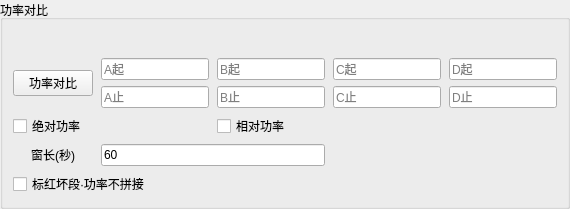
          <widget class="QGroupBox" name="groupBox_compare">
           <property name="title">
            <string>功率对比</string>
           </property>
           <layout class="QGridLayout" name="gridLayout_compare">
            <property name="leftMargin">
             <number>10</number>
            </property>
            <property name="topMargin">
             <number>18</number>
            </property>
            <property name="rightMargin">
             <number>10</number>
            </property>
            <property name="bottomMargin">
             <number>10</number>
            </property>
            <property name="horizontalSpacing">
             <number>8</number>
            </property>
            <property name="verticalSpacing">
             <number>6</number>
            </property>
            <item row="0" column="1">
             <widget class="QLabel" name="label_time1">
              <property name="visible">
               <bool>false</bool>
              </property>
              <property name="text">
               <string />
              </property>
              <property name="alignment">
               <set>Qt::AlignCenter</set>
              </property>
             </widget>
            </item>
            <item row="0" column="2">
             <widget class="QLabel" name="label_time2">
              <property name="visible">
               <bool>false</bool>
              </property>
              <property name="text">
               <string />
              </property>
              <property name="alignment">
               <set>Qt::AlignCenter</set>
              </property>
             </widget>
            </item>
            <item row="0" column="3">
             <widget class="QLabel" name="label_time3">
              <property name="visible">
               <bool>false</bool>
              </property>
              <property name="text">
               <string />
              </property>
              <property name="alignment">
               <set>Qt::AlignCenter</set>
              </property>
             </widget>
            </item>
            <item row="0" column="4">
             <widget class="QLabel" name="label_time4">
              <property name="visible">
               <bool>false</bool>
              </property>
              <property name="text">
               <string />
              </property>
              <property name="alignment">
               <set>Qt::AlignCenter</set>
              </property>
             </widget>
            </item>
            <item row="1" column="0" rowspan="2">
             <widget class="QPushButton" name="pushButton_5">
              <property name="text">
               <string>功率对比</string>
              </property>
             </widget>
            </item>
            <item row="1" column="1">
             <widget class="QLineEdit" name="lineEdit">
              <property name="placeholderText">
               <string>A起</string>
              </property>
             </widget>
            </item>
            <item row="1" column="2">
             <widget class="QLineEdit" name="lineEdit_11">
              <property name="placeholderText">
               <string>B起</string>
              </property>
             </widget>
            </item>
            <item row="1" column="3">
             <widget class="QLineEdit" name="lineEdit_15">
              <property name="placeholderText">
               <string>C起</string>
              </property>
             </widget>
            </item>
            <item row="1" column="4">
             <widget class="QLineEdit" name="lineEdit_17">
              <property name="placeholderText">
               <string>D起</string>
              </property>
             </widget>
            </item>
            <item row="2" column="1">
             <widget class="QLineEdit" name="lineEdit_2">
              <property name="placeholderText">
               <string>A止</string>
              </property>
             </widget>
            </item>
            <item row="2" column="2">
             <widget class="QLineEdit" name="lineEdit_12">
              <property name="placeholderText">
               <string>B止</string>
              </property>
             </widget>
            </item>
            <item row="2" column="3">
             <widget class="QLineEdit" name="lineEdit_16">
              <property name="placeholderText">
               <string>C止</string>
              </property>
             </widget>
            </item>
            <item row="2" column="4">
             <widget class="QLineEdit" name="lineEdit_18">
              <property name="placeholderText">
               <string>D止</string>
              </property>
             </widget>
            </item>
            <item row="3" column="0" colspan="2">
             <widget class="QCheckBox" name="checkBox_minute_abs">
              <property name="toolTip">
               <string>勾选后在左侧显示按「窗长」切片的五节律绝对功率曲线</string>
              </property>
              <property name="text">
               <string>绝对功率</string>
              </property>
             </widget>
            </item>
            <item row="3" column="2" colspan="3">
             <widget class="QCheckBox" name="checkBox_minute_rel">
              <property name="toolTip">
               <string>勾选后在左侧显示按「窗长」切片的五节律相对功率曲线</string>
              </property>
              <property name="text">
               <string>相对功率</string>
              </property>
             </widget>
            </item>
            <item row="4" column="0">
             <widget class="QLabel" name="label_power_window">
              <property name="text">
               <string>窗长(秒)</string>
              </property>
              <property name="alignment">
               <set>Qt::AlignCenter</set>
              </property>
             </widget>
            </item>
            <item row="4" column="1" colspan="2">
             <widget class="QLineEdit" name="lineEdit_power_window_sec">
              <property name="toolTip">
               <string>绝对/相对功率按此时长切片：填30→每30秒一窗；填60→每60秒一窗。留空同60。</string>
              </property>
              <property name="text">
               <string>60</string>
              </property>
              <property name="placeholderText">
               <string>默认60</string>
              </property>
             </widget>
            </item>
            <item row="5" column="0" colspan="5">
             <widget class="QCheckBox" name="checkBox_reject_mask_power">
              <property name="toolTip">
               <string>勾选后：离线查看 *_full 时用红色标出坏段；绝对/相对功率在连续好段内按窗长计算，不跨坏段硬拼接。</string>
              </property>
              <property name="text">
               <string>标红坏段·功率不拼接</string>
              </property>
             </widget>
            </item>
           </layout>
          </widget>
